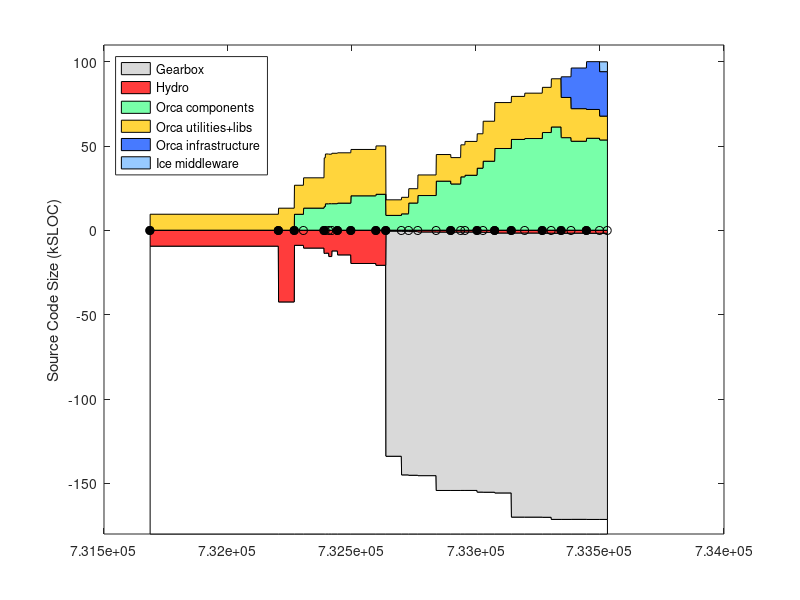

Here is the MATLAB script that generated this plot: (Note: this script raises an error after producing the figure.)
% keep track of orca project size using sloccount
clear all

%%%%%%%%%% DATA %%%%%%%%%%%%%%%%%%%%

% include/* except: include/{Freeze IceSSL IcePatch2}
% src/{Ice Slice IceGrid icecpp IceStorm slice2cpp IceUtil IceBox IceXML}
%  Sice212 = [
%  (7842-1000) + (22093+18419+11499+10568+4392+4200+4252+567+316)
%  ];
%  Sice301 = [
%  (8164-1000) + (23018+19384+19169+10596+4479+4343+4308+622+319)
%  ];
% same as above, but now also add Java:
% src/{IceInternal Ice IceUtil IceBox}
%  Sice310 = [
%  (8810-1200) + (24275+20494+22689+10587+4569+4877+4770+667+319) + (13190+6915+1262+493)
%  ];
%  Sice311 = [
%  (8950-1275) + (24511+20505+22898+10590+4600+4884+4782+683+323) + (13266+6929+1262+504)
%  ];

% it's much easier to count the whole of Ice (we use most of it anyway)
% sloccount include/ src/
% (this does not account for .ice files in [ice]/slice/* but it's a small fraction of total)
Sice212 = 133523;
Sice301 = 144513;
Sice310 = 153243;
Sice311 = 154145;
Sice320 = 168475;
Sice321 = 169725;
Sice330 = 1.05*Sice321;

% indeces
iyy=1;
imm=2;
idd=3;
iver=4;
isub=5;
ibase=6;
icomp=7;
iutil=8;
iad=9;
icrp=10;

% the old way to count lines in *.ice files:
% rename them to *.cpp like this:
% $cd src/interfaces/slice/orca; for file in *; do mv $file `echo $file | sed s/.ice/.cpp/`; done
Sorca = [ ...
% YY    MM  DD  ?   SUB     BASE    COMP   UTILS   A&D  COMMON  VERSION
% 0.8.6: a single distro, divide in halves arbitrarily
2003     4  14  1   0       18930/2 18930/2  0      0   0    % 0.8.6 (last change in doc/ChangeLog
% BASE: orca-base
% COMP: sloccount orca-components/src/components
% UTIL: slocc orca-components/src/util
2004     9  13  1   0       42543   13047   0       0   0   % 0.11.0
2004    11  16  1   0       8963    17208   9441    0   0   % 0.12.0
2004    12  23  0   0       10596   17965   13094   0   0   % 0.12.1
2005     3  16  1   0       13767   28881   14005   0   0   % 0.13.0
2005     3  21  0   0       13620   29524   15665   0   0   % 0.13.1
2005     4   4  0   0       15630   29345   15727   0   0   % 0.13.2
2005     4  16  0   0       12283   29897   15724   0   0   % 0.13.3
2005     5   9  1   0       14639   29838   16056   0   0   % 0.14.0
2005     7   2  1   0       19751   27479   20395   0   0   % 0.15.0
2005    10  11  1   0       20818   28675   21303   0   0   % 1.0.0
% BASE: c_ount src/interfaces/slice/orca/*.ice
% COMP: sloccount src/components
% UTIL: sloccount src/utils
2005    11  20  1   Sice212 530    9226         8781        0    0   % 2.0.0-rc1
2006     1  22  0   Sice301 596    9801         9695        0    0   % 2.0.0-rc2
% UTIL-IN-COMP: sloccount components/log* 
% COMP: sloccount components MINUS UTIL-IN-COMP
% UTIL: sloccount utils PLUS UTIL-IN-COMP
2006     2  20  0   Sice301 813    9867-1372    14734+1372  0    0  % 2.0.0-rc3
% UTIL-IN-COMP: sloccount components/orcaview* components/log*
2006     3  29  0   Sice301 1052   14625-2421   18131+2421  0    0  % 2.0.0-rc4
2006     6  11  0   Sice310 1116   19999-4215   24867+4215  0    0  % 2.0.0-rc5  
2006     8   9  1   Sice310 1116   19979-4348   23066+4348  0    0  % 2.0.0
2006     9  18  0   Sice310 1094   19317-329    31304+329   0    0  % 2.0.1
2006    10   5  0   Sice310 1094   20384-329    32255+329   0    0  % 2.0.2
2006    11  23  1   Sice311 1178   21408-1001   35768+1001  0    0  % 2.1.0
% BASE: c_count src/interfaces/slice/orca/*.ice
% COMP: sloccount src/components
% UTIL: sloccount src/utils src/libs
2006    12  17  0   Sice311 1240    23701   40914  0     0 % 2.1.1
2007     2   2  1   Sice311 1671    27238   48446  0     0 % 2.2.0
2007     4  10  1   Sice320 1671    25512   53828  0     0 % 2.3.0
2007     6   3  0   Sice320 1682    26905   54359  0     0 % 2.4.0
2007     8  13  1   Sice320 1772    26795   57918  0     0 % 2.5.0
2007     9  18  0   Sice321 1787    28573   61216  0     0 % 2.6.0
% A&D: Hydro: sloccount src
% YY    MM  DD  ?   SUB     BASE    COMP    UTILS  A&D   COMMON VERSION
2007    10  28  1   Sice321 1787    23840   54879  12251  0     % 2.7.0
2007    12   7  0   Sice321 1750    19312   52762  24104  0     % 2.8.0
2008     2   7  1   Sice321 1811    17083   54520  28341  0     % 2.9.0
2008     3  31  0   Sice321 1808    14153   53507  30050-3683  5814  % 2.10.0
];
Vorca ={'0.8.6', '0.11.0', '0.12.0', '0.12.1', '0.13.0', '0.13.1', '0.13.2', '0.13.3', '0.14.0', '0.15.0', '1.0.0', ...
    '2.0.0-rc1', '2.0.0-rc2', '2.0.0-rc3', '2.0.0-rc4', '2.0.0-rc5', '2.0.0', '2.0.1', '2.0.2', '2.1.0', '2.1.1', ...
    '2.2.0', '2.3.0', '2.4.0', '2.5.0', '2.6.0', '2.7.0', '2.8.0', '2.9.0', '2.10.0' }';

% add a dummy release just for display
Sorca(end+1,:) = Sorca(end,:);
Sorca(end,imm) = Sorca(end,imm)+1;
Sorca(end,iver) = 0;
Vorca{end+1} = 'dummy';

% convert dates
Torca = datenum(Sorca(:,iyy),Sorca(:,imm),Sorca(:,idd));

% 2nd digit releases
i2 = (Sorca(:,iver)==1);
Torca2 = Torca(i2);
Vorca2 = Vorca(i2);

% for comparison, ASN
%  Sasn = 90433;

Sgenom = [
% YY    MM  DD  ? SUB   BASE    COMP    UTIL    VERSION
% SUB : cd pocolibs-2.3; sloccount include src
% BASE: cd genom-2.0; sloccount include src
% COMP: 0
% UTIL: 0 
2007    8   31  1  9786    11368   0   0       % 2.0
];

Splayer = [ 
% YY    MM  DD  ?   SUB     BASE                COMP       UTIL  VERSION
% BASE: (server-drivers)+client_libs
% COMP: drivers + utils
2002    12 04   1  0    (17331-12037)+9188      12037+2685 0    % 1.3.1
2003    7  15   1  0    (30452-24334)+12458     24334+3064 0    % 1.4-rc1
2003    12 07   1  0    (37378-30947)+13110     30947+9633 0    % 1.4-rc2
2004    5  31   1  0    (49225-42643)+13664     42643+3550 0    % 1.5
2004    11 12   1  0    (50758-43190)+13545     43190+4479 0    % 1.6
2005    1  31   0  0    (52069-44517)+13576     44517+4662 0    % 1.6.2
2005    7  28   0  0    (53348-45686)+14300     45686+5188 0    % 1.6.5
% BASE: (libplayercore-./bindings) + client_libs + (libplayertcp-./bindings)
% note: libplayerxdr is autogenerated
% COMP: server + utils
2005    10 25   0  0    (4866-0)+7560+(1391-0)  46474+5725  0   % 2.0pre7
% SUB : 0
% BASE: sloccount libplayercore client_libs libplayertcp 
%           MINUS sloccount libplayercore/bindings/ libplayertcp/bindings
% note: libplayerxdr is autogenerated
% COMP: sloccount server 
% UTIL: sloccount utils PLUS stage/src
2006    2  28   1  0    63992-47749-1291        54704       0     % 2.0.0
2006    3  25   1  0    65606-48912-1291        53033       0     % 2.0.1
2006    6   9   1  0    69083-51546-1319        61421       0     % 2.0.2
2006    9  26   1  0    69388-51546-1319        64088       13606       % 2.0.3
2007    5   2   1  0    69602-51686-1359        58396       9589+13606  % 2.0.4
2007   12  13   1  0    34980-2039              74385       11417+15464 % 2.1.0rc1
2008    3  11   1  0    24641-109               82660       12119+15464 % 2.1.0
];
Tplayer = datenum(Splayer(:,1),Splayer(:,2),Splayer(:,3));

Saria = [
% YY    MM  DD  ? SUB   BASE    COMP    UTIL    VERSION
% SUB : 0
% BASE: sloccount ArNetworking/include/ ArNetworking/src/
% COMP: sloccount include src
% UTIL: 0 
2007    2   20  1  0    15854   45965   0       % 2.5.1
];

Scarmen = [
% YY    MM  DD  ?   SUB     BASE    COMP                    UTIL   VERSION
% SUB : cd src; sloccount ipc
% BASE: sloccount carmenpp global java python
% COMP: sloccount src MINUS all other
% UTIL: sloccount logger logtools mapeditor param_daemon robotgui simulator 
2007    8   15  1  24965    12032   107745-24965-12032-19629  19629   % 0.6.7
];

Sorocos = [
% YY    MM  DD  ?   SUB     BASE    COMP                        UTIL   VERSION
% SUB : cd ACE_wrappers; sloccount ace PLUS sloccount TAO/tao/
% BASE: ?
% LIBS: sloccount orocos-bfl-[VERSION]-src/src PLUS sloccount kdl-[VERSION]/kdl
% COMP: sloccount orocos-rtt-[VERSION]/src PLUS cd orocos-ocl-[VERSION]; sloccount hardware motion_control
% UTIL: cd orocos-ocl-[VERSION]; sloccount taskbrowser signals deployment reporting viewer ocl 
2007    8   15  1  160300+237011   0   (7767+12865)+(48971+20068)    5104   % ace-5.5, tao-1.5, rtt-1.2.1, bfl-0.6.1, kdl-0.4, ocl-0.4.1
];

Syarp = [
% YY    MM  DD  ?   SUB  BASE     COMP       UTIL   VERSION
% SUB : 0
% BASE: sloccount libYARP_OS libYARP_OS_compat
% COMP: sloccount yarpdev libYARP_dev libYARP_math libYARP_sig libYARP_sig_compat 
% UTIL: sloccount yarp-imageviewer modules
2007    7   26  1  0     21633   23528    1613   % 2.1.6
];

% YY    MM  DD  ?   SUB  BASE     COMP       UTIL
% SUB : 0
% BASE: 0
% COMP: sloccount . (matlab files will not be counted)
% UTIL: 0
Sopenslam = [
2007    8   16  1   0    0        23719      0
];

%%%%%%%%%% PLOTTING %%%%%%%%%%%%%%%%%%%%

Smax = 180;
d0 = [Torca Torca+1]'; d0=d0(:); d0(1)=[];
d1 = Smax-Sorca(:,isub)-Sorca(:,ibase); d1 = [d1 d1]'; d1=d1(:); d1(end)=[];
d2 = Sorca(:,isub); d2 = [d2 d2]'; d2=d2(:); d2(end)=[];
d3 = Sorca(:,ibase); d3 = [d3 d3]'; d3=d3(:); d3(end)=[];
d4 = Sorca(:,icomp); d4 = [d4 d4]'; d4=d4(:); d4(end)=[];
d5 = Sorca(:,iutil); d5 = [d5 d5]'; d5=d5(:); d5(end)=[];
d6 = Sorca(:,iad); d6 = [d6 d6]'; d6=d6(:); d6(end)=[];
d7 = Sorca(:,icrp); d7 = [d7 d7]'; d7=d7(:); d7(end)=[];

figure(1), clf
ha=area( d0, [d1 d2 d3 d5 d4 d6 d7]/1e3, -Smax ); hold on
plot( Torca, 0*Torca, 'k-o' )
h2=plot( Torca2, 0*Torca2, 'ko' );
set(h2,'markerfacecolor','k')
ylabel('Source Code Size (kSLOC)')

% colors
white = 1*[1 1 1];
gray = .85*[1 1 1];
red = min(255,[255 0 0]+60)/255;
orange = min(255,[255 153 0]+60)/255;
green = min(255,[60 255 109]+60)/255;
dblue = min(255,[51 102 255]+20)/255;
lblue = min(255,[51 102 255]+100)/255;

set(ha(1),'facecolor', white);
set(ha(2),'facecolor', gray);
set(ha(3),'facecolor', red);
set(ha(4),'facecolor', green);
set(ha(5),'facecolor', orange);
set(ha(6),'facecolor', dblue);
set(ha(7),'facecolor', lblue);
ha(1)=[];
legend(fliplr(ha),'Gearbox','Hydro','Orca components','Orca utilities+libs','Orca infrastructure','Ice middleware', 'Location','NorthWest')
%  xlim(datenum([2004;2005],[7;7],[1;1]) )
ylim([-Smax 110])
ax=axis;
%  xlim( [ax(1) datenum([2006 12 31])] )
ax=axis;
% label releases
mark('x', Torca2 )
i2odd = (1:2:length(Torca2));
ht = text(Torca2(i2odd)+5,.04*ax(4)*ones(length(i2odd),1),Vorca2(i2odd));
set(ht,'fontsize',8)
i2even = (2:2:length(Torca2));
ht = text(Torca2(i2even)+5,.08*ax(4)*ones(length(i2even),1),Vorca2(i2even));
set(ht,'fontsize',8)
datetick( 'x', 12 )
hp = plot( Tplayer, -Splayer(:,ibase)/1e3, 'k--o', Tplayer, Splayer(:,icomp)/1e3, 'k--o' );
set(hp, 'color', .5*[1 1 1] )
hpt = text( Tplayer(2), -Splayer(2,ibase)/1e3-8, 'Player infrastructure');
set(hpt, 'color', .5*[1 1 1] )
hpt = text( Tplayer(2), (Splayer(2,icomp)+Splayer(2,iutil))/1e3-5, 'Player "components+utils"');
set(hpt, 'color', .5*[1 1 1] )
%mark('y', Dasn(1,1)/1e3 );
%text( datenum([2003 5 1]), Dasn(1,1)/1e3, 'ASN')
xlabel('Releases')
title('http://orca-robotics.sf.net')

ht=text(datenum(2003,7,1),-Smax+15, '*   generated using David A. Wheeler`s SLOCCount' );
set(ht,'fontsize',8)
ht=text(datenum(2003,7,1),-Smax+5, '** see data in [ORCA]/scripts/matlab/sloccount/slocs.m' );
set(ht,'fontsize',8)

xlim( [ax(1) datenum([2008 6 1])] )
